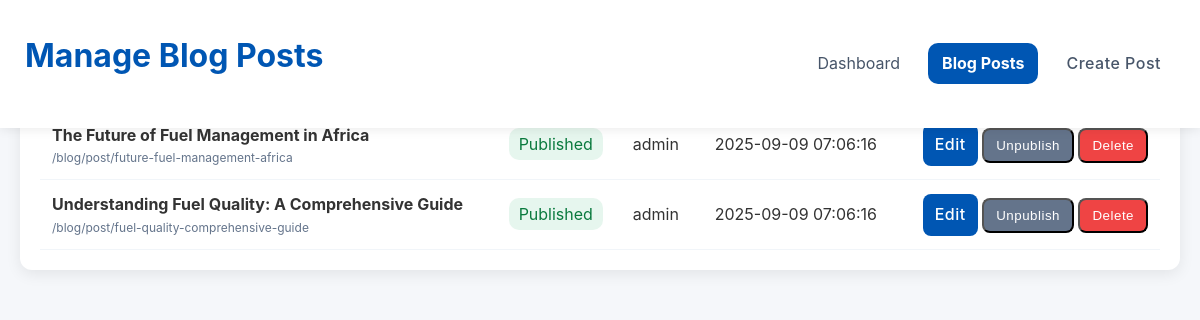
The app's page /admin/posts (signed in) with its own data.
### tables this page shows
CREATE TABLE IF NOT EXISTS blog_posts (
    id INT AUTO_INCREMENT PRIMARY KEY,
    title VARCHAR(255) NOT NULL,
    slug VARCHAR(255) NOT NULL UNIQUE,
    excerpt TEXT,
    content LONGTEXT NOT NULL,
    featured_image VARCHAR(255),
    author_id INT,
    status ENUM('draft', 'published', 'archived') DEFAULT 'draft',
    published_at DATETIME,
    created_at DATETIME NOT NULL,
    updated_at DATETIME NOT NULL,
    meta_title VARCHAR(255),
    meta_description TEXT,
    tags VARCHAR(500),
    view_count INT DEFAULT 0,
    FOREIGN KEY (author_id) REFERENCES users(id) ON DELETE SET NULL
);

CREATE TABLE IF NOT EXISTS users (
    id INT AUTO_INCREMENT PRIMARY KEY,
    username VARCHAR(50) NOT NULL UNIQUE,
    password VARCHAR(255) NOT NULL,
    email VARCHAR(100) NOT NULL UNIQUE,
    role ENUM('admin', 'user') DEFAULT 'user',
    created_at DATETIME NOT NULL,
    last_login DATETIME,
    status ENUM('active', 'inactive') DEFAULT 'active'
);

### controllers/AdminController.php (called while the page is built, shortened)
<?php
require_once CONTROLLERS_PATH . '/BaseController.php';
class AdminController extends BaseController {
    private $blogModel;
    public function __construct() {
        $this->blogModel = $this->loadModel('BlogModel');
    }
    public function posts() {
        $posts = $this->blogModel->getAllPosts();
        $this->render('admin/posts');
    }
}
?>

### includes/router.php (called while the page is built, shortened)
<?php
class Router {
    private $action;
    private $params = [];
    private function parseUrl() {
        $path = '';
        if (!empty($_SERVER['PATH_INFO'])) {
            $path = $_SERVER['PATH_INFO'];
        } elseif (!empty($_SERVER['ORIG_PATH_INFO']) && $_SERVER['ORIG_PATH_INFO'] !== '/index.php') {
            $path = $_SERVER['ORIG_PATH_INFO'];
        }
        $path = ltrim($path, '/');
        $parts = explode('/', $path);
        $this->action = isset($parts[1]) && !empty($parts[1]) ? $parts[1] : DEFAULT_ACTION;
        $this->params = array_slice($parts, 2);
    }
    public function route() {
        $controller = new $controllerName();
        call_user_func_array([$controller, $this->action], $this->params);
    }
}
?>

### index.php (called while the page is built, shortened)
<?php
require_once 'includes/db.php';
require_once 'includes/router.php';
$router = new Router();
$router->route();
?>

### includes/db.php (called while the page is built, shortened)
<?php
class Database {
    private static $instance = null;
    private $connection;
    private function __construct() {
        $this->connection = new mysqli(DB_HOST, DB_USER, DB_PASS, DB_NAME);
        $this->connection->set_charset("utf8");
    }
    public static function getInstance() {
        if (self::$instance === null) {
            self::$instance = new self();
        }
        return self::$instance;
    }
    public function getConnection() {
        return $this->connection;
    }
}
?>

### models/BlogModel.php (called while the page is built, shortened)
<?php
class BlogModel {
    private $db;
    public function __construct($db) {
        $this->db = $db;
    }
    public function getAllPosts() {
        $sql = "SELECT p.*, u.username as author_name,
                       GROUP_CONCAT(c.name) as categories
                FROM blog_posts p
                LEFT JOIN users u ON p.author_id = u.id
                LEFT JOIN blog_post_categories pc ON p.id = pc.post_id
                LEFT JOIN blog_categories c ON pc.category_id = c.id
                GROUP BY p.id
                ORDER BY p.created_at DESC";
        $result = $this->db->query($sql);
        $posts = [];
        while ($row = $result->fetch_assoc()) {
            $posts[] = $row;
        }
        return $posts;
    }
}
?>

### views/admin/posts.php (the view, shortened to what this page needs)
<!DOCTYPE html>
<html lang="en">
<head>
	<link rel="stylesheet" href="/css/styles.css">
	<link rel="stylesheet" href="https://cdnjs.cloudflare.com/ajax/libs/font-awesome/6.0.0/css/all.min.css">
</head>
<body>
	<div class="admin-container">
		<header class="admin-header">
			<div class="container">
				<h1>Manage Blog Posts</h1>
				<nav class="admin-nav">
					<a href="/admin">Dashboard</a>
					<a href="/admin/posts" class="active">Blog Posts</a>
					<a href="/admin/createPost" class="btn-primary" style="margin-left:auto;">Create Post</a>
				</nav>
			</div>
		</header>
		<main class="admin-main">
			<div class="container">
				<div class="posts-table-wrapper" style="background:#fff;border-radius:12px;padding:20px;box-shadow:0 4px 15px rgba(0,0,0,0.08)">
					<table class="posts-table" style="width:100%;border-collapse:collapse;">
						<thead>
							<tr style="text-align:left;border-bottom:1px solid #e5e7eb;">
								<th style="padding:12px;">Title</th>
								<th style="padding:12px;">Status</th>
								<th style="padding:12px;">Author</th>
								<th style="padding:12px;">Updated</th>
								<th style="padding:12px;text-align:right;">Actions</th>
							</tr>
						</thead>
						<tbody>
							<?php if (empty($posts)): ?>
								<tr><td colspan="5" style="padding:18px;color:#666;">No posts yet. Click "Create Post" to add one.</td></tr>
							<?php else: foreach ($posts as $p): ?>
							<tr style="border-bottom:1px solid #f1f5f9;">
								<td style="padding:12px;">
									<strong><?php echo htmlspecialchars($p['title']); ?></strong>
									<div style="color:#64748b;font-size:12px;">/blog/post/<?php echo htmlspecialchars($p['slug']); ?></div>
								</td>
								<td style="padding:12px;">
									<span style="padding:6px 10px;border-radius:10px;background:<?php echo $p['status']==='published'?'#e6f6ee':'#f1f5f9'; ?>;color:<?php echo $p['status']==='published'?'#0a7a3e':'#475569'; ?>;">
										<?php echo ucfirst($p['status']); ?>
									</span>
								</td>
								<td style="padding:12px;"><?php echo htmlspecialchars($p['author_name'] ?? '—'); ?></td>
								<td style="padding:12px;">
									<?php echo htmlspecialchars($p['updated_at'] ?? $p['created_at'] ?? ''); ?>
								</td>
								<td style="padding:12px;text-align:right;white-space:nowrap;">
									<a href="/admin/editPost/<?php echo (int)$p['id']; ?>" class="btn-primary" style="padding:8px 12px;border-radius:8px;">Edit</a>
									<?php if ($p['status'] !== 'published'): ?>
										<form action="/admin/publish/<?php echo (int)$p['id']; ?>" method="post" style="display:inline;">
											<button type="submit" class="btn-primary" style="padding:8px 12px;border-radius:8px;background:#0ea5e9;">Publish</button>
										</form>
									<?php else: ?>
										<form action="/admin/unpublish/<?php echo (int)$p['id']; ?>" method="post" style="display:inline;">
											<button type="submit" class="btn-primary" style="padding:8px 12px;border-radius:8px;background:#64748b;">Unpublish</button>
										</form>
									<?php endif; ?>
									<form action="/admin/deletePost/<?php echo (int)$p['id']; ?>" method="post" style="display:inline;" onsubmit="return confirm('Delete this post?');">
										<button type="submit" class="btn-primary" style="padding:8px 12px;border-radius:8px;background:#ef4444;">Delete</button>
									</form>
								</td>
							</tr>
							<?php endforeach; endif; ?>
						</tbody>
					</table>
				</div>
			</div>
		</main>
	</div>
</body>
</html>

### css/styles.css (style rules this page uses)
* { margin: 0; padding: 0; box-sizing: border-box; }
:root { --primary-color: #0056b3; --secondary-color: #004494; --accent-color: #ff6b00; --text-color: #333; --light-text: #fff; --light-bg: #f5f7fa; --dark-bg: #1a2b3c; --border-color: #e1e4e8; --success-color: #28a745; --error-color: #dc3545; --gradient-start: #0056b3; --gradient-end: #00a0e9; }
body { font-family: 'Inter', 'sans-serif','Segoe UI', Tahoma, Geneva, Verdana, sans-serif; line-height: 1.6; color: #333; background-color: #fff; }
.container { width: 100%; max-width: 1200px; margin: 0 auto; padding: 0 20px; }
a { text-decoration: none; color: #333; transition: all 0.3s ease; }
.btn-primary { display: inline-block; background-color: #0056b3; color: #fff; padding: 12px 24px; border-radius: 5px; transition: all 0.3s ease; font-weight: 500; letter-spacing: 0.5px; }
header { background-color: #fff; box-shadow: 0 2px 10px rgba(0, 0, 0, 0.1); position: fixed; width: 100%; top: 0; z-index: 1000; backdrop-filter: blur(12px) saturate(180%); -webkit-backdrop-filter: blur(12px) saturate(180%); background-color: rgba(255, 255, 255, 0.1); border-bottom: 1px solid rgba(255, 255, 255, 0.15); }
header .container { display: flex; justify-content: space-between; align-items: center; padding: 10px 25px; }
nav a.active { color: #0056b3; font-weight: 700; }
.admin-container { min-height: 100vh; background-color: var(--light-bg); }
.admin-header { background: #fff; box-shadow: 0 2px 10px rgba(0,0,0,0.08); padding: 20px 0; }
.admin-header h1 { color: var(--primary-color); margin-bottom: 16px; }
.admin-nav { display: flex; gap: 14px; flex-wrap: wrap; }
.admin-nav a { color: #475569; text-decoration: none; padding: 8px 14px; border-radius: 10px; transition: all 0.2s ease; background: transparent; }
.admin-nav a:hover, .admin-nav a.active { background: var(--primary-color); color: #fff; }
.admin-nav .btn-primary { margin-left: auto; }
.admin-main { padding: 40px 0; }
.dashboard-card, .posts-table-wrapper, .admin-form { background: #fff; border-radius: 14px; box-shadow: 0 4px 16px rgba(0,0,0,0.08); padding: 22px; }
.posts-table { width: 100%; border-collapse: collapse; }
.posts-table thead tr { border-bottom: 1px solid #e5e7eb; }
.posts-table th, .posts-table td { padding: 12px; text-align: left; }
.posts-table tbody tr { border-bottom: 1px solid #f1f5f9; }

### records on screen
blog_posts: title "The Future of Fuel Management in Africa", slug "future-fuel-management-africa", status "Published", author.username "admin", updated_at "2025-09-09 07:06:16"
blog_posts: title "Understanding Fuel Quality: A Comprehensive Guide", slug "fuel-quality-comprehensive-guide", status "Published", author.username "admin", updated_at "2025-09-09 07:06:16"
